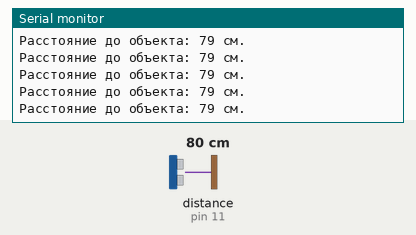
Recording of a sketch running on a simulated Arduino Uno, built with avr-gcc and run on an emulated ATmega328P. Parts: the last lines printed to the serial monitor. Wiring (inferred from the names in the program): ultrasonic range finder: trigger pin 12; echo pin 11. The inputs (shaded band) are chosen by the test bench; at power-on: distance to the obstacle (sensor on pin 11) 80 cm. The echo pulse lasts 58.3 µs per cm.

Above: at 1.2 s.
1.3 s: distance to the obstacle (sensor on pin 11) set to 2 cm
At 1.72 s:
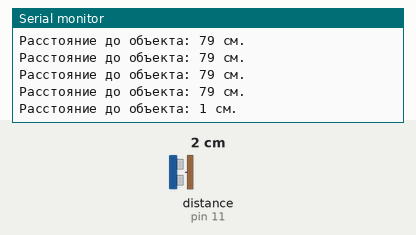
4.3 s: distance to the obstacle (sensor on pin 11) set to 299 cm
At 4.49 s:
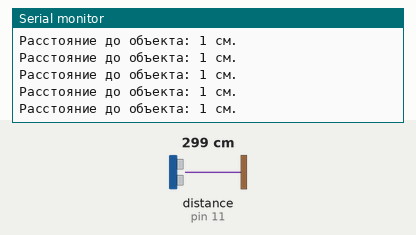
7.3 s: distance to the obstacle (sensor on pin 11) set to 4 cm
At 7.43 s:
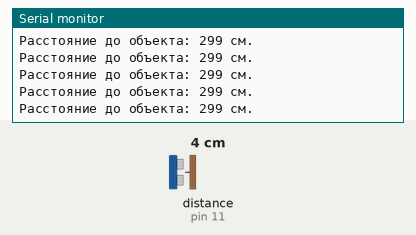
10.3 s: distance to the obstacle (sensor on pin 11) set to 9 cm
At 10.45 s:
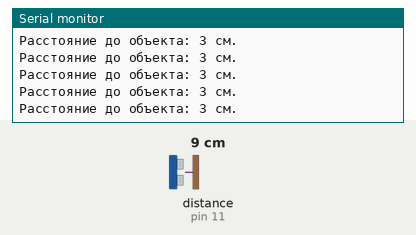
Timing chart, 0 to 13.3 s (numbered marks = the images above; inputs shaded):
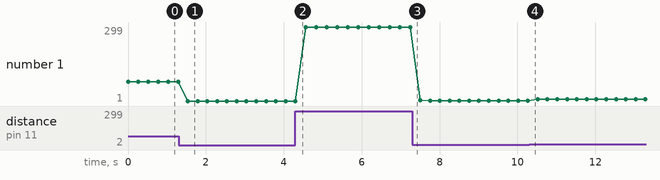

The sketch:

main3.ino
```cpp
#define PIN_TRIG 12
#define PIN_ECHO 11

long duration, cm;

void setup() {
  Serial.begin (9600);

  pinMode(PIN_TRIG, OUTPUT);
  pinMode(PIN_ECHO, INPUT);
}

void loop() {


  digitalWrite(PIN_TRIG, LOW);
  delayMicroseconds(5);
  digitalWrite(PIN_TRIG, HIGH);

  delayMicroseconds(10);
  digitalWrite(PIN_TRIG, LOW);

  duration = pulseIn(PIN_ECHO, HIGH);

  cm = (duration / 2) / 29.1;

  Serial.print("Расстояние до объекта: ");
  Serial.print(cm);
  Serial.println(" см.");


  delay(250);
}
```

Measured:
- after the input at 1.3 s, the serial monitor: prints a new line after 0.24 s (image 1)
- plotted number 1: 79 → 1 after the input at 1.3 s, 1 → 299 after the input at 4.3 s, 299 → 3 after the input at 7.3 s, 3 → 8 after the input at 10.3 s
